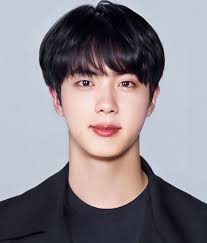
#> input picture Data/Image/02.jpg, 207 x 243 px
$ jupyter execute OpenCV_eye_detection_masking.ipynb
#> lines starting #> are read from the running program, lines starting #| are printed output that depends on the picture; after the words box and inside, x2 and y2 are one past the last pixel; in counts of white or black regions, pixels touching at a corner belong together
[cell 1]
import numpy as np
import cv2

[cell 2]
## 이미지 눈탐색 후 black masking

face_cascade = cv2.CascadeClassifier(cv2.data.haarcascades + 'haarcascade_frontalface_default.xml')
eye_casecade = cv2.CascadeClassifier(cv2.data.haarcascades + 'haarcascade_eye.xml')
ff = np.fromfile('./Data/Image/02.jpg', np.uint8)
img = cv2.imdecode(ff, cv2.IMREAD_UNCHANGED)
#> img is the input picture: shape (243, 207, 3); mean B, G, R 141.4, 134.2, 139.8
img = cv2.resize(img, dsize=(0, 0), fx=1.0, fy=1.0, interpolation=cv2.INTER_LINEAR)
gray = cv2.cvtColor(img, cv2.COLOR_BGR2GRAY)
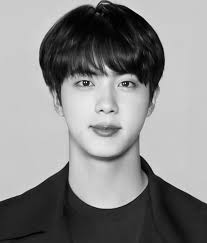
#> gray: shape (243, 207); min 1, max 249, mean 136.6

# 얼굴 찾는 코드
faces = face_cascade.detectMultiScale(gray, 1.2, 5)
#> faces = [[44, 38, 128, 128]]

# 눈 찾는 코드
for (x,y,w,h) in faces:
    # cv2.rectangle(img, (x,y), (x+w, y+h), (255,0,0), 2)
    roi_gray = gray[y:y+h, x:x+w]
    roi_color = img[y:y+h, x:x+w]
    eyes = eye_casecade.detectMultiScale(roi_gray)

    # 눈 위치 네모박스
    ex, ey, ew, eh=eyes[0]
    ex2, ey2, ew2, eh2=eyes[1]
    cv2.rectangle(roi_color, (ex-10, ey+8), (ex2+ew2+10, ey2+eh2-8), (0,0,0), -1)
#> this loop made 1 pass
#> (x, y, w, h, ex, ey, ew, eh) on pass 1: (44, 38, 128, 128, 29, 33, 24, 24)
#> pass 1, `roi_gray = gray[y:y+h, x:x+w]`:
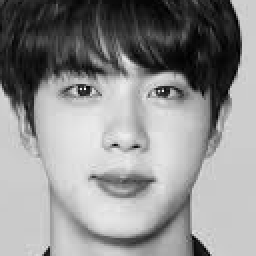
#> roi_gray: shape (128, 128) (shown 2 times larger); min 1, max 249, mean 143
#> pass 1, `roi_color = img[y:y+h, x:x+w]`:
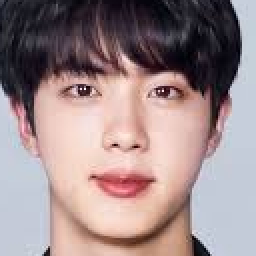
#> roi_color: shape (128, 128, 3) (shown 2 times larger); mean B, G, R 138.2, 137, 156.7
#> after the loop:
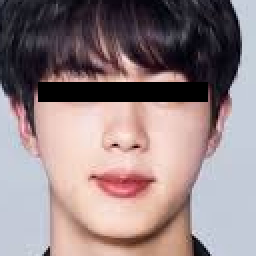
#> roi_color: shape (128, 128, 3) (shown 2 times larger); 5.19% of pixels changed, all inside (x1, y1, x2, y2) = (19, 41, 104, 51)

    # for (ex, ey, ew, eh) in (eyes):
    #     #print(ex, ey, ew, eh)
    #     print(eyes)
    #     cv2.rectangle(roi_color, (ex, ey), (ex+ew, ey+eh), (0,0,0), -1)

cv2.imshow('face find', img)
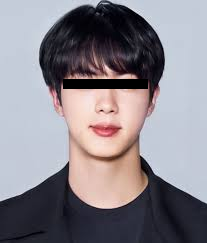
#> window 'face find': shape (243, 207, 3); mean B, G, R 139, 131.7, 136.7
cv2.waitKey(0)
cv2.destroyAllWindows()

$ run again, with Data/Image/03.jpg copied over Data/Image/02.jpg
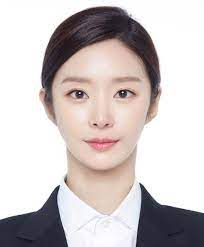
#> input picture Data/Image/03.jpg, 204 x 247 px
#> img is the input picture: shape (247, 204, 3); mean B, G, R 195.6, 195.9, 203.9
#> faces = [[38, 45, 129, 129]]
#> the loop `for (x,y,w,h) in faces:` made 1 pass
#> (x, y, w, h, ex, ey, ew, eh) on pass 1: (38, 45, 129, 129, 22, 31, 34, 34)
#> after the loop `for (x,y,w,h) in faces:`:
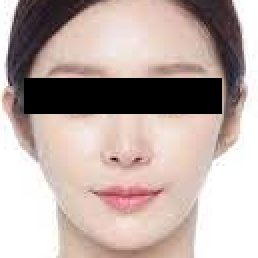
#> roi_color: shape (129, 129, 3) (shown 2 times larger); mean B, G, R 164.7, 170, 186.6
#> `cv2.imshow('face find', img)`:
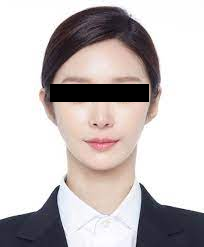
#> window 'face find': shape (247, 204, 3); mean B, G, R 189.7, 189.7, 196.7

$ run again, with Data/Image/04.jpg copied over Data/Image/02.jpg
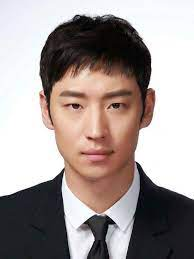
#> input picture Data/Image/04.jpg, 194 x 259 px
#> img is the input picture: shape (259, 194, 3); mean B, G, R 150.2, 152.6, 163.2
#> faces = [[37, 58, 117, 117]]
#> the loop `for (x,y,w,h) in faces:` made 1 pass
#> (x, y, w, h, ex, ey, ew, eh) on pass 1: (37, 58, 117, 117, 22, 32, 30, 30)
#> after the loop `for (x,y,w,h) in faces:`:
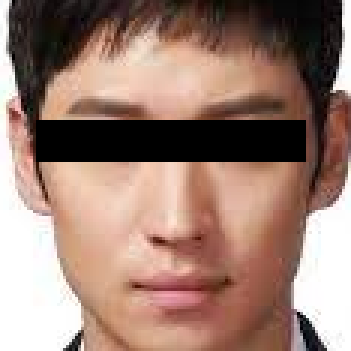
#> roi_color: shape (117, 117, 3) (shown 3 times larger); mean B, G, R 114, 126, 155.4
#> `cv2.imshow('face find', img)`:
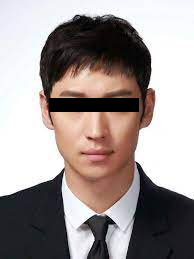
#> window 'face find': shape (259, 194, 3); mean B, G, R 147.4, 149.2, 158.8
